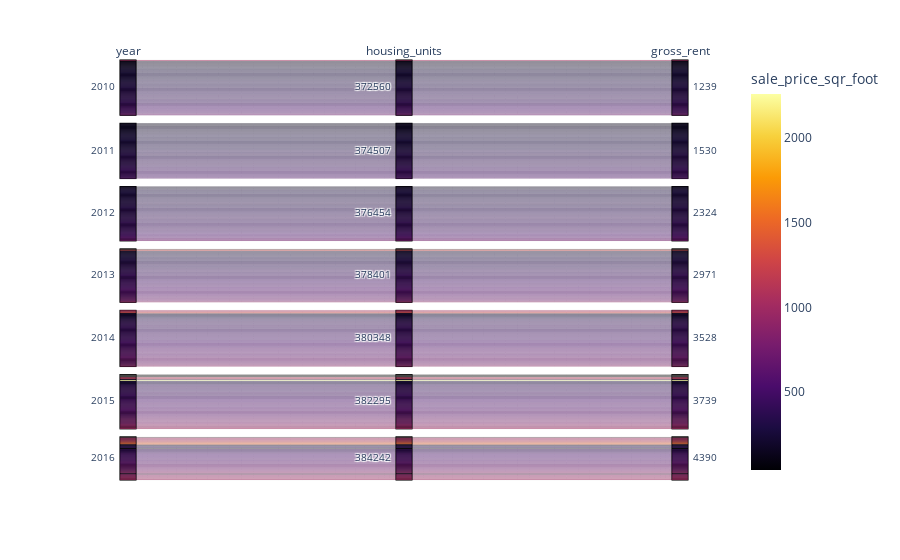

The cell this chart's notebook holds for it:
### Markdown cell above
- Parallel Categories Plot

### Code cell
mp_plot_2 = px.parallel_categories(avg_prices_neighbourhood,color="sale_price_sqr_foot", color_continuous_scale=px.colors.sequential.Inferno)
# From some reason it gives blank result
mp_plot_2

### Figure 1 — Plotly figure (JSON) as saved in the notebook; plotly's stock layout.template omitted (floating-point values rounded to 4 significant figures; data arrays with more than 128 entries replaced by an {"elided": "..."} marker saying what was removed)
{"data": [{"dimensions": [{"label": "year", "values": {"elided": "397 int values"}}, {"label": "housing_units", "values": {"elided": "397 int values"}}, {"label": "gross_rent", "values": {"elided": "397 int values"}}], "domain": {"x": [0, 1], "y": [0, 1]}, "line": {"color": {"elided": "397 float values"}, "coloraxis": "coloraxis"}, "name": "", "type": "parcats"}], "layout": {"coloraxis": {"colorbar": {"title": {"text": "sale_price_sqr_foot"}}, "colorscale": [[0, "#000004"], [0.1111, "#1b0c41"], [0.2222, "#4a0c6b"], [0.3333, "#781c6d"], [0.4444, "#a52c60"], [0.5556, "#cf4446"], [0.6667, "#ed6925"], [0.7778, "#fb9b06"], [0.8889, "#f7d13d"], [1, "#fcffa4"]]}, "legend": {"tracegroupgap": 0}, "margin": {"t": 60}}}
